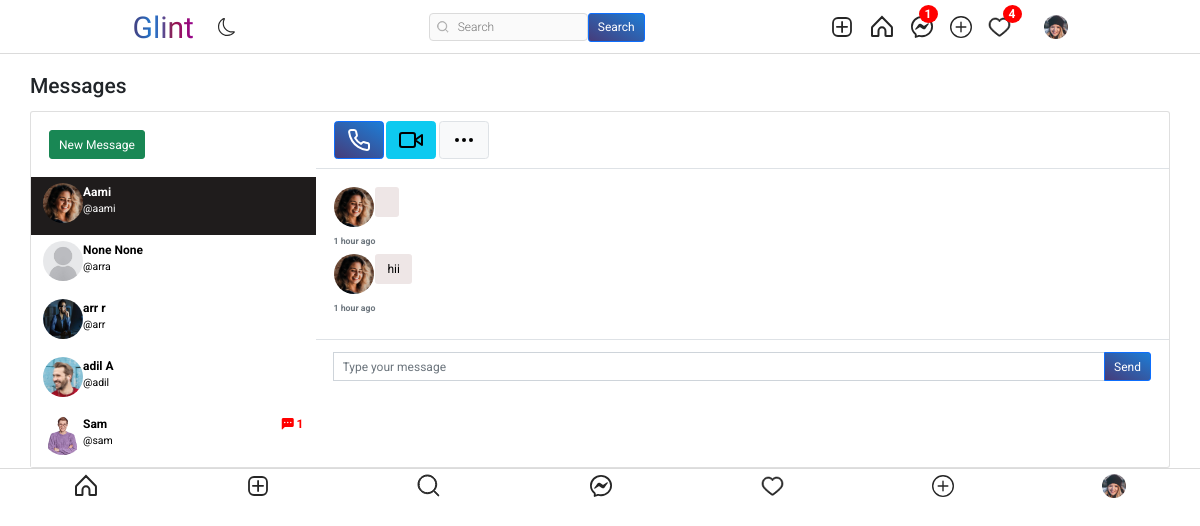
The page /message/inbox/ (signed in) on the database its author committed.
### authy/models.py (models this page shows, shortened)
class Profile(models.Model):
    user = models.OneToOneField(User, related_name='profile', on_delete=models.CASCADE)
    image = models.ImageField(upload_to="profile_pciture", null=True, default="default.jpg")
    first_name = models.CharField(max_length=200, null=True, blank=True)
    last_name = models.CharField(max_length=200, null=True, blank=True)
    bio = models.CharField(max_length=200, null=True, blank=True)
    location = models.CharField(max_length=200, null=True, blank=True)
    url = models.URLField(max_length=200, null=True, blank=True)
    favourite = models.ManyToManyField(Post, blank=True)

### directs/models.py (models this page shows, shortened)
class Message(models.Model):
	user = models.ForeignKey(User, on_delete=models.CASCADE, related_name='user')
	sender = models.ForeignKey(User, on_delete=models.CASCADE, related_name='from_user')
	recipient = models.ForeignKey(User, on_delete=models.CASCADE, related_name='to_user')
	body = models.TextField(max_length=1000, blank=True, null=True)
	date = models.DateTimeField(auto_now_add=True)
	is_read = models.BooleanField(default=False)
	def get_messages(user):
		messages = Message.objects.filter(user=user).values('recipient').annotate(last=Max('date')).order_by('-last')
		users = []
		for message in messages:
			users.append({
				'user': User.objects.get(pk=message['recipient']),
				'last': message['last'],
				'unread': Message.objects.filter(user=user, recipient__pk=message['recipient'], is_read=False).count()
				})
		return users

### directs/views.py (the view)
# urls.py: path('inbox/', inbox, name="message"),
@login_required
def inbox(request):
    user = request.user
    messages = Message.get_messages(user=request.user)
    if not messages:
        messages = []
    active_direct = None
    directs = None
    profile = get_object_or_404(Profile, user=user)
    if messages:
        first_message = messages[0]
        message = messages[0]
        active_direct = message['user'].username
        directs = Message.objects.filter(user=request.user, recipient=message['user'])
        directs.update(is_read=True)
        for direct in directs:
           direct.display_date = format_message_date(direct.date)
        for message in messages:
            if message['user'].username == active_direct:
                message['unread'] = 0
    context = {
        'directs': directs,
        'messages': messages,
        'active_direct': active_direct,
        'profile': profile,
    }
    return render(request, 'directs/direct.html', context)

### directs/views.py (called while the page is built)
def format_message_date(dt):
    diff = now() - dt
    if diff < timedelta(minutes=1):
        return "just now"
    elif diff < timedelta(hours=1):
        minutes = int(diff.total_seconds() // 60)
        return f"{minutes} minute{'s' if minutes != 1 else ''} ago"
    elif diff < timedelta(days=1):
        hours = int(diff.total_seconds() // 3600)
        return f"{hours} hour{'s' if hours != 1 else ''} ago"
    elif diff < timedelta(days=7):
        days = diff.days
        return f"{days} day{'s' if days != 1 else ''} ago"
    else:
        return dt.strftime("%d %b, %Y")

def checkDirects(request):
	directs_count = 0
	if request.user.is_authenticated:
		directs_count = Message.objects.filter(user=request.user, is_read=False).count()
	return {'directs_count':directs_count}

### notification/views.py (called while the page is built)
def CountNotifications(request):
	count_notifications = 0
	if request.user.is_authenticated:
		count_notifications = Notification.objects.filter(user=request.user, is_seen=False).count()
	return {'count_notifications':count_notifications}

### templates/directs/direct.html (shortened to what this page needs)
{% extends 'base.html' %}
{% load static %}
{% load humanize %}
{% block content %}
<head>
	<link href="https://cdn.jsdelivr.net/npm/bootstrap@5.1.3/dist/css/bootstrap.min.css" rel="stylesheet">
    <link href="https://cdn.jsdelivr.net/npm/bootstrap-icons/font/bootstrap-icons.css" rel="stylesheet">
</head>
<body>
<br><br><br>
<main class="conetent">
    <div class="container p-0">
		<h1 class="h3 mb-3">Messages</h1>
		<div class="card">
			<div class="row g-0">
				<div class="col-12 col-lg-12 col-xl-3 border-right chat-messages" >
					<div class="px-4 d-none d-md-block">
						<div class="d-flex align-items-center">
							<div class="flex-grow-1">
								<a href="{% url 'search-users' %}" class="btn btn-success mt-4 mb-4">New Message</a>
							</div>
						</div>
					</div>
					{% for message in messages %}
					<a href="{% url 'directs' message.user.username %}" class="list-group-item list-group-item-action border-0 {% if active_direct == message.user.username %}active{% endif %}">
						<div class="d-flex align-items-start pb-2">
							<img src="{{ message.user.profile.image.url }}" class="rounded-circle mr-1" alt="img" width="40" height="40">
							<div class="flex-grow-1 ml-6">
								<b>{{message.user.profile.first_name}} {{message.user.profile.last_name}}</b>
								<div class="small"> @{{message.user.username}}</div>
							</div>
							{% if message.unread %}
							<div class="message-icon">
								<p style="font-weight: bold; color: rgb(255, 0, 0);">
									<i class="bi bi-chat-left-dots-fill"></i> {{ message.unread}}</p>
							</div>
							{% endif %}
						</div>
					</a>
					{% endfor %}
				</div>
				<div class="col-12 col-lg-7 col-xl-9">
					<div class="py-2 px-4 border-bottom d-none d-lg-block">
						<div class="d-flex align-items-center py-1">
							<div>
								<button class="btn btn-primary btn-lg mr-1 px-3"></button>
								<button class="btn btn-info btn-lg mr-1 px-3 d-none d-md-inline-block"></button>
								<button class="btn btn-light border btn-lg px-3"></button>
							</div>
						</div>
					</div>
					<div id="chatMessages" class="chat-messages p-4">
						{% for direct in directs %}
							{% if direct.sender == request.user %}
								<div class="chat-message-right pb-2">
									<div>
										<a href=""><img src="{{ direct.sender.profile.image.url }}" class="rounded-circle mr-1" alt="img" width="40" height="40"></a>
										<div class="text-muted small text-nowrap mt-2" style="font-size:10px; color: rgba(180, 180, 180, 0);"><strong><small>{{ direct.display_date }}</small></strong></div>
									</div>
									<div class="flex-shrink-1 bg-lights rounded py-2 px-3 ml-3">
										{{direct.body}}
									</div>
								</div>
							{% else %}
								<div class="chat-message-left pb-2">
									<div>
										<a href=""><img src="{{ direct.sender.profile.image.url }}" class="rounded-circle mr-1" alt="img" width="40" height="40"></a>
										<div class="text-muted small text-nowrap mt-2" style="font-size:10px; color: rgba(180, 180, 180, 0);"><strong><small>{{ direct.display_date }}</small></strong></div>
									</div>
									<div class="flex-shrink-1 bg-lights rounded py-2 px-3 ml-3 abc">
										{{direct.body}}
									</div>
								</div>
							{% endif %}
						{% endfor %}
					</div>
					<div class="flex-grow-0 py-3 px-4 border-top">
						<form method="POST" action="{% url 'send-directs' %}">
							<div class="input-group">
								<input name="body" type="text" class="form-control" placeholder="Type your message" aria-label="Type your message">
								<button class="btn btn-primary" type="submit">Send</button>
							</div>
						</form>
					</div>
				</div>
			</div>
		</div>
    </div>
</main>
</body>
{% endblock %}

### templates/base.html (shortened to what this page needs)
{% load static %}
<!DOCTYPE html>
<html lang="en">
<head>
    <link rel="stylesheet" href="https://cdn.jsdelivr.net/npm/bootstrap-icons@1.8.1/font/bootstrap-icons.css">
    <link href="https://cdn.jsdelivr.net/npm/bootstrap@5.1.3/dist/css/bootstrap.min.css" rel="stylesheet">
    <link rel="stylesheet" type="text/css" href="{% static 'assets1/style.css' %}">
    {% block extra_css %}
    <link rel="stylesheet" type="text/css" href="{% static 'assets1/style3.css' %}">
    {% endblock %}
</head>
<body>
    <header class="header">
        <nav class="header__content">
            <div class="header__buttons">
                    <div class="logos">
                        <p class="zen-dots-regular">Glint</p>
                    </div>
                <button class="header__theme-button" title="Toggle Theme">
                </button>
            </div>
            <form action="{% url 'search-users' %}" method="GET">
                <div class="header__search">
                    <input type="text" placeholder="Search" name="q" value="{{ request.GET.q }}">
                    <button class="btn btn-primary" type="submit">Search</button>
                </div>
            </form>
            <div class="header__buttons header__buttons--desktop">
                <a href="{% url 'newpost' %}">
                </a>
                <a href="{% url 'index' %}">
                </a>
                <a href="{% url 'message' %}" class="icon-wrapper" >
                    {% if directs_count %}
                    <span class="badge1">{{ directs_count }}</span>
                    {% endif %}
                </a>
                <a href="{% url 'newstory' %}">
                </a>
                <a href="{% url 'show-notification' %}" class="icon-wrapper">
                    {% if count_notifications %}
                        <span class="notification-badge">{{ count_notifications }}</span>
                    {% endif %}
                </a>
                <a href="">
                    <button class="profile-button">
                        <a href="{% url 'profile' request.user %}">
                            <div class="profile-button__picture">
                                <img src="{{request.user.profile.image.url}}" alt="User Picture">
                            </div>
                        </a>
                    </button>
                </a>
            </div>
        </nav>
    </header>
    {% block content %}
    {% endblock content %}
    <nav class="navbar">
        <a href="{% url 'index' %}" class="navbar__button">
        </a>
        <a href="{% url 'newpost' %}" class="navbar__button">
        </a>
        <a href="{% url 'search-users'  %}" class="navbar__button">
        </a>
        <a href="{% url 'message' %}" class="navbar__button">
        </a>
            <a href="{% url 'show-notification' %}" class="navbar__button">
            </a>
            <a href="{% url 'newstory' %}" class="navbar__button">
            </a>
            <a href="{% url 'profile' request.user %}" class="navbar__button profile-button">
                <div class="profile-button__picture">
                    <img src="{{request.user.profile.image.url}}" alt="User Picture">
                </div>
            </a>
    </nav>
</body>
</html>

### static/assets1/style.css (style rules this page uses)
*, *::after, *::before { box-sizing: border-box; margin: 0; padding: 0; }
*, button, input, select, textarea { font-family: 'Roboto', sans-serif; }
:root { --primary: hsl(0, 0%, 100%); --secondary: hsl(0, 0%, 98%); --border: hsl(0, 0%, 86%); --story-border: hsl(0, 0%, 78%); --img-border: hsla(0, 0%, 0%, 0.1); --text-dark: hsl(0, 0%, 15%); --text-light: hsl(0, 0%, 60%); --like: hsl(355, 82%, 61%); --link: hsl(204, 100%, 48%); --header-height: 44px; --nav-height: 44px; }
body { min-height: 100vh; display: flex; flex-direction: column; overflow-y: auto; }
svg { display: block; }
img { max-width: 100%; }
.header { width: 100%; height: var(--header-height); background-color: var(--primary); display: flex; justify-content: center; position: fixed; top: 0; left: 0; z-index: 2; }
.header::after { content: ''; position: absolute; bottom: 0; width: 100%; height: 1px; background-color: var(--border); }
.header__content { width: 100%; max-width: 975px; padding: 0 14px; display: flex; justify-content: space-between; align-items: center; }
.header__theme-button { background-color: transparent; border: none; cursor: pointer; }
.header__theme-button-moon { display: unset; }
.header__search { width: 216px; height: 28px; display: none; align-items: center; position: relative; }
.header__search svg { width: 12px; height: 12px; position: absolute; left: 8px; }
.header__search input { width: 100%; height: 100%; background-color: var(--secondary); padding: 4px 10px 4px 28px; border: 1px solid var(--border); border-radius: 4px; outline: none; font-size: 12px; font-weight: 300; text-decoration: none; color: var(--text-light); text-overflow: ellipsis; overflow: hidden; white-space: nowrap; }
.header__buttons { display: flex; align-items: center; gap: 16px; }
.navbar { width: 100%; height: var(--nav-height); background-color: var(--primary); display: flex; position: fixed; bottom: 0; left: 0; z-index: 2; }
.navbar::after { content: ''; position: absolute; top: 0; width: 100%; height: 1px; background-color: var(--border); }
.navbar__button { flex: 1 0 auto; display: flex; justify-content: center; align-items: center; }
.profile-button { background-color: transparent; border: none; outline: none; cursor: pointer; position: relative; }
.profile-button__picture { width: 24px; height: 24px; border-radius: 50%; overflow: hidden; position: relative; }
.profile-button__picture::after { content: ''; position: absolute; top: 0; bottom: 0; left: 0; right: 0; border: 1px solid var(--img-border); border-radius: 50%; }
@media (min-width: 768px) { :root { --header-height: 54px; --nav-height: 0px; } }
@media (min-width: 768px) { .header__content { padding: 0 20px; } }
@media (min-width: 768px) { .header__search { display: flex; } }
@media (min-width: 768px) { .navbar { display: none; } }

### templates/base.html (style rules this page uses)
.notification-badge { position: absolute; top: -10px; right: -10px; padding: 2px 6px; min-width: 18px; height: 18px; background: red; color: white; border-radius: 50%; padding: 2px 6px; font-size: 12px; font-weight: bold; display: flex; align-items: center; justify-content: center; line-height: 1; }
.icon-wrapper { position: relative; display: inline-block; width: 24px; height: 24px; }
.badge1 { position: absolute; top: -10px; right: -4px; padding: 2px 6px; min-width: 18px; height: 18px; border-radius: 50%; background: red; color: white; font-weight: bold; font-size: 12px; display: flex; align-items: center; justify-content: center; line-height: 1; }
.zen-dots-regular { font-family: "Zen Dots", sans-serif; font-weight: 500; font-style: normal; font-size: 2.5rem; justify-items: center; margin-bottom: 0; background: linear-gradient(90deg, #463c7c, #1d7dd6, #96164b,#970490); -webkit-background-clip: text; -webkit-text-fill-color: transparent; background-clip: text; display: inline-block; color: #e74c3c; }
.header__theme-button { padding: 4px 8px; border: none; border-radius: 4px; cursor: pointer; width: auto; height: 32px; display: flex; align-items: center; justify-content: flex-start; }
.header__theme-button svg { width: 18px; height: 18px; stroke-width: 0.5; flex-shrink: 0; }
.header__content { padding: 5px; }
.btn-primary { background: linear-gradient(30deg, #463c7a, #1d7dd6); }
@media (min-width: 768px) { :root { --header-height: 54px; --nav-height: 0px; } }
@media (min-width: 768px) { .header__content { padding: 0 20px; } }
@media (min-width: 768px) { .header__search { display: flex; } }
@media (min-width: 768px) { .navbar { display: none; } }

### rows shown on the page
Message: sender.profile.image (picture), display_date "1 hour ago"
Message: sender.profile.image (picture), display_date "1 hour ago", body "hii"

### other values the page prints
{{ directs_count }} "1"
{{ count_notifications }} "4"
{{ message.user.profile.first_name }} "Aami"
{{ message.user.username }} "aami"
{{ message.user.profile.first_name }} "None"
{{ message.user.profile.last_name }} "None"
{{ message.user.username }} "arra"
{{ message.user.profile.first_name }} "arr"
{{ message.user.profile.last_name }} "r"
{{ message.user.username }} "arr"
{{ message.user.profile.first_name }} "adil"
{{ message.user.profile.last_name }} "A"
{{ message.user.username }} "adil"
{{ message.user.profile.first_name }} "Sam"
{{ message.user.username }} "sam"
